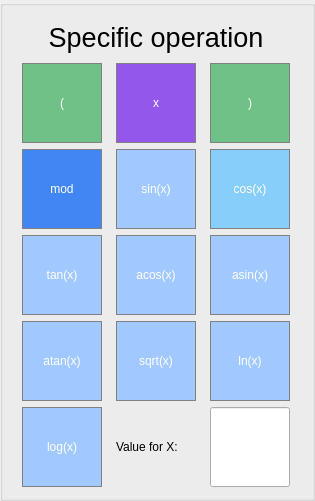
  <widget class="QGroupBox" name="SpecificOperation">
   <property name="geometry">
    <rect>
     <x>810</x>
     <y>240</y>
     <width>315</width>
     <height>490</height>
    </rect>
   </property>
   <layout class="QGridLayout" name="gridLayout_2">
    <item row="2" column="0">
     <widget class="QPushButton" name="pushButton_mod">
      <property name="sizePolicy">
       <sizepolicy hsizetype="Fixed" vsizetype="Preferred">
        <horstretch>0</horstretch>
        <verstretch>0</verstretch>
       </sizepolicy>
      </property>
      <property name="minimumSize">
       <size>
        <width>80</width>
        <height>80</height>
       </size>
      </property>
      <property name="maximumSize">
       <size>
        <width>80</width>
        <height>80</height>
       </size>
      </property>
      <property name="styleSheet">
       <string notr="true">QPushButton {
  background-color: rgb(66, 134, 244);
  color: white; 
  border: 1px solid gray;
}
/* QPushButton в светло-голубом стиле при нажатии */
QPushButton:pressed {
    background-color: qlineargradient(x1: 0, y1: 0, x2: 0, y2: 1,
                                      stop: 0 #A2C9FF, stop: 1 #89B6FF);
}</string>
      </property>
      <property name="text">
       <string> mod </string>
      </property>
      <attribute name="buttonGroup">
       <string notr="true">NumsGroup</string>
      </attribute>
     </widget>
    </item>
    <item row="1" column="1">
     <widget class="QPushButton" name="pushButton_X">
      <property name="sizePolicy">
       <sizepolicy hsizetype="Fixed" vsizetype="Preferred">
        <horstretch>0</horstretch>
        <verstretch>0</verstretch>
       </sizepolicy>
      </property>
      <property name="minimumSize">
       <size>
        <width>80</width>
        <height>80</height>
       </size>
      </property>
      <property name="maximumSize">
       <size>
        <width>80</width>
        <height>80</height>
       </size>
      </property>
      <property name="styleSheet">
       <string notr="true">QPushButton {
  background-color: rgb(148, 87, 235);
  color: white; 
  border: 1px solid gray;
}
/* QPushButton в фиолетовом стиле при нажатии */
QPushButton:pressed {
    background-color: qlineargradient(x1: 0, y1: 0, x2: 0, y2: 1,
                                      stop: 0 #9457EB, stop: 1 #7B3EDD);
}</string>
      </property>
      <property name="text">
       <string>x</string>
      </property>
      <attribute name="buttonGroup">
       <string notr="true">NumsGroup</string>
      </attribute>
     </widget>
    </item>
    <item row="3" column="0">
     <widget class="QPushButton" name="pushButton_tan">
      <property name="sizePolicy">
       <sizepolicy hsizetype="Fixed" vsizetype="Preferred">
        <horstretch>0</horstretch>
        <verstretch>0</verstretch>
       </sizepolicy>
      </property>
      <property name="minimumSize">
       <size>
        <width>80</width>
        <height>80</height>
       </size>
      </property>
      <property name="maximumSize">
       <size>
        <width>80</width>
        <height>80</height>
       </size>
      </property>
      <property name="styleSheet">
       <string notr="true">/* QPushButton в менее насыщенном светло-голубом стиле */
QPushButton {
  background-color: rgb(162, 201, 255); /* Уменьшенные значения для менее насыщенного цвета */
  color: white; 
  border: 1px solid gray;
}
/* QPushButton в менее насыщенном светло-голубом стиле при нажатии */
QPushButton:pressed {
    background-color: qlineargradient(x1: 0, y1: 0, x2: 0, y2: 1,
                                      stop: 0 #B3D0FF, stop: 1 #9AB1FF); /* Уменьшенные значения для менее насыщенного градиента */
}</string>
      </property>
      <property name="text">
       <string>tan(x)</string>
      </property>
      <attribute name="buttonGroup">
       <string notr="true">TrigonometricGroup</string>
      </attribute>
     </widget>
    </item>
    <item row="4" column="0">
     <widget class="QPushButton" name="pushButton_atan">
      <property name="sizePolicy">
       <sizepolicy hsizetype="Fixed" vsizetype="Preferred">
        <horstretch>0</horstretch>
        <verstretch>0</verstretch>
       </sizepolicy>
      </property>
      <property name="minimumSize">
       <size>
        <width>80</width>
        <height>80</height>
       </size>
      </property>
      <property name="maximumSize">
       <size>
        <width>80</width>
        <height>80</height>
       </size>
      </property>
      <property name="styleSheet">
       <string notr="true">/* QPushButton в менее насыщенном светло-голубом стиле */
QPushButton {
  background-color: rgb(162, 201, 255); /* Уменьшенные значения для менее насыщенного цвета */
  color: white; 
  border: 1px solid gray;
}
/* QPushButton в менее насыщенном светло-голубом стиле при нажатии */
QPushButton:pressed {
    background-color: qlineargradient(x1: 0, y1: 0, x2: 0, y2: 1,
                                      stop: 0 #B3D0FF, stop: 1 #9AB1FF); /* Уменьшенные значения для менее насыщенного градиента */
}</string>
      </property>
      <property name="text">
       <string>atan(x)</string>
      </property>
      <attribute name="buttonGroup">
       <string notr="true">TrigonometricGroup</string>
      </attribute>
     </widget>
    </item>
    <item row="2" column="2">
     <widget class="QPushButton" name="pushButton_cos">
      <property name="sizePolicy">
       <sizepolicy hsizetype="Fixed" vsizetype="Preferred">
        <horstretch>0</horstretch>
        <verstretch>0</verstretch>
       </sizepolicy>
      </property>
      <property name="minimumSize">
       <size>
        <width>80</width>
        <height>80</height>
       </size>
      </property>
      <property name="maximumSize">
       <size>
        <width>80</width>
        <height>80</height>
       </size>
      </property>
      <property name="styleSheet">
       <string notr="true">/* QPushButton в небесном стиле */
QPushButton {
  background-color: rgb(135, 206, 250); /* Небесный цвет */
  color: white; 
  border: 1px solid gray;
}
/* QPushButton в небесном стиле при нажатии */
QPushButton:pressed {
    background-color: qlineargradient(x1: 0, y1: 0, x2: 0, y2: 1,
                                      stop: 0 #87CEFA, stop: 1 #5F9EA0); /* Градиент для небесного цвета */
}</string>
      </property>
      <property name="text">
       <string>cos(x)</string>
      </property>
      <attribute name="buttonGroup">
       <string notr="true">TrigonometricGroup</string>
      </attribute>
     </widget>
    </item>
    <item row="1" column="2">
     <widget class="QPushButton" name="pushButton_RB">
      <property name="sizePolicy">
       <sizepolicy hsizetype="Fixed" vsizetype="Preferred">
        <horstretch>0</horstretch>
        <verstretch>0</verstretch>
       </sizepolicy>
      </property>
      <property name="minimumSize">
       <size>
        <width>80</width>
        <height>80</height>
       </size>
      </property>
      <property name="maximumSize">
       <size>
        <width>80</width>
        <height>80</height>
       </size>
      </property>
      <property name="styleSheet">
       <string notr="true">/* QPushButton в салатовом стиле */
QPushButton {
  background-color: rgb(111, 193, 136);
  color: white; 
  border: 1px solid gray;
}
/* QPushButton в салатовом стиле при нажатии */
QPushButton:pressed {
    background-color: qlineargradient(x1: 0, y1: 0, x2: 0, y2: 1,
                                      stop: 0 #6FC188, stop: 1 #5DA976);
}</string>
      </property>
      <property name="text">
       <string>)</string>
      </property>
      <attribute name="buttonGroup">
       <string notr="true">NumsGroup</string>
      </attribute>
     </widget>
    </item>
    <item row="3" column="2">
     <widget class="QPushButton" name="pushButton_asin">
      <property name="sizePolicy">
       <sizepolicy hsizetype="Fixed" vsizetype="Preferred">
        <horstretch>0</horstretch>
        <verstretch>0</verstretch>
       </sizepolicy>
      </property>
      <property name="minimumSize">
       <size>
        <width>80</width>
        <height>80</height>
       </size>
      </property>
      <property name="maximumSize">
       <size>
        <width>80</width>
        <height>80</height>
       </size>
      </property>
      <property name="styleSheet">
       <string notr="true">/* QPushButton в менее насыщенном светло-голубом стиле */
QPushButton {
  background-color: rgb(162, 201, 255); /* Уменьшенные значения для менее насыщенного цвета */
  color: white; 
  border: 1px solid gray;
}
/* QPushButton в менее насыщенном светло-голубом стиле при нажатии */
QPushButton:pressed {
    background-color: qlineargradient(x1: 0, y1: 0, x2: 0, y2: 1,
                                      stop: 0 #B3D0FF, stop: 1 #9AB1FF); /* Уменьшенные значения для менее насыщенного градиента */
}</string>
      </property>
      <property name="text">
       <string>asin(x)</string>
      </property>
      <attribute name="buttonGroup">
       <string notr="true">TrigonometricGroup</string>
      </attribute>
     </widget>
    </item>
    <item row="3" column="1">
     <widget class="QPushButton" name="pushButton_acos">
      <property name="sizePolicy">
       <sizepolicy hsizetype="Fixed" vsizetype="Preferred">
        <horstretch>0</horstretch>
        <verstretch>0</verstretch>
       </sizepolicy>
      </property>
      <property name="minimumSize">
       <size>
        <width>80</width>
        <height>80</height>
       </size>
      </property>
      <property name="maximumSize">
       <size>
        <width>80</width>
        <height>80</height>
       </size>
      </property>
      <property name="styleSheet">
       <string notr="true">/* QPushButton в менее насыщенном светло-голубом стиле */
QPushButton {
  background-color: rgb(162, 201, 255); /* Уменьшенные значения для менее насыщенного цвета */
  color: white; 
  border: 1px solid gray;
}
/* QPushButton в менее насыщенном светло-голубом стиле при нажатии */
QPushButton:pressed {
    background-color: qlineargradient(x1: 0, y1: 0, x2: 0, y2: 1,
                                      stop: 0 #B3D0FF, stop: 1 #9AB1FF); /* Уменьшенные значения для менее насыщенного градиента */
}</string>
      </property>
      <property name="text">
       <string>acos(x)</string>
      </property>
      <attribute name="buttonGroup">
       <string notr="true">TrigonometricGroup</string>
      </attribute>
     </widget>
    </item>
    <item row="1" column="0">
     <widget class="QPushButton" name="pushButton_LB">
      <property name="sizePolicy">
       <sizepolicy hsizetype="Fixed" vsizetype="Preferred">
        <horstretch>0</horstretch>
        <verstretch>0</verstretch>
       </sizepolicy>
      </property>
      <property name="minimumSize">
       <size>
        <width>80</width>
        <height>80</height>
       </size>
      </property>
      <property name="maximumSize">
       <size>
        <width>80</width>
        <height>80</height>
       </size>
      </property>
      <property name="styleSheet">
       <string notr="true">/* QPushButton в салатовом стиле */
QPushButton {
  background-color: rgb(111, 193, 136);
  color: white; 
  border: 1px solid gray;
}
/* QPushButton в салатовом стиле при нажатии */
QPushButton:pressed {
    background-color: qlineargradient(x1: 0, y1: 0, x2: 0, y2: 1,
                                      stop: 0 #6FC188, stop: 1 #5DA976);
}</string>
      </property>
      <property name="text">
       <string>(</string>
      </property>
      <attribute name="buttonGroup">
       <string notr="true">NumsGroup</string>
      </attribute>
     </widget>
    </item>
    <item row="4" column="1">
     <widget class="QPushButton" name="pushButton_aqrt">
      <property name="sizePolicy">
       <sizepolicy hsizetype="Fixed" vsizetype="Preferred">
        <horstretch>0</horstretch>
        <verstretch>0</verstretch>
       </sizepolicy>
      </property>
      <property name="minimumSize">
       <size>
        <width>80</width>
        <height>80</height>
       </size>
      </property>
      <property name="maximumSize">
       <size>
        <width>80</width>
        <height>80</height>
       </size>
      </property>
      <property name="styleSheet">
       <string notr="true">/* QPushButton в менее насыщенном светло-голубом стиле */
QPushButton {
  background-color: rgb(162, 201, 255); /* Уменьшенные значения для менее насыщенного цвета */
  color: white; 
  border: 1px solid gray;
}
/* QPushButton в менее насыщенном светло-голубом стиле при нажатии */
QPushButton:pressed {
    background-color: qlineargradient(x1: 0, y1: 0, x2: 0, y2: 1,
                                      stop: 0 #B3D0FF, stop: 1 #9AB1FF); /* Уменьшенные значения для менее насыщенного градиента */
}</string>
      </property>
      <property name="text">
       <string>sqrt(x)</string>
      </property>
      <attribute name="buttonGroup">
       <string notr="true">TrigonometricGroup</string>
      </attribute>
     </widget>
    </item>
    <item row="2" column="1">
     <widget class="QPushButton" name="pushButton_sin">
      <property name="sizePolicy">
       <sizepolicy hsizetype="Fixed" vsizetype="Preferred">
        <horstretch>0</horstretch>
        <verstretch>0</verstretch>
       </sizepolicy>
      </property>
      <property name="minimumSize">
       <size>
        <width>80</width>
        <height>80</height>
       </size>
      </property>
      <property name="maximumSize">
       <size>
        <width>80</width>
        <height>80</height>
       </size>
      </property>
      <property name="styleSheet">
       <string notr="true">/* QPushButton в менее насыщенном светло-голубом стиле */
QPushButton {
  background-color: rgb(162, 201, 255); /* Уменьшенные значения для менее насыщенного цвета */
  color: white; 
  border: 1px solid gray;
}
/* QPushButton в менее насыщенном светло-голубом стиле при нажатии */
QPushButton:pressed {
    background-color: qlineargradient(x1: 0, y1: 0, x2: 0, y2: 1,
                                      stop: 0 #B3D0FF, stop: 1 #9AB1FF); /* Уменьшенные значения для менее насыщенного градиента */
}</string>
      </property>
      <property name="text">
       <string>sin(x)</string>
      </property>
      <attribute name="buttonGroup">
       <string notr="true">TrigonometricGroup</string>
      </attribute>
     </widget>
    </item>
    <item row="0" column="0" colspan="3">
     <widget class="QLabel" name="label">
      <property name="minimumSize">
       <size>
        <width>0</width>
        <height>40</height>
       </size>
      </property>
      <property name="maximumSize">
       <size>
        <width>16777215</width>
        <height>40</height>
       </size>
      </property>
      <property name="font">
       <font>
        <pointsize>20</pointsize>
       </font>
      </property>
      <property name="text">
       <string>Specific operation</string>
      </property>
      <property name="alignment">
       <set>Qt::AlignCenter</set>
      </property>
     </widget>
    </item>
    <item row="5" column="0">
     <widget class="QPushButton" name="pushButton_log">
      <property name="sizePolicy">
       <sizepolicy hsizetype="Minimum" vsizetype="Preferred">
        <horstretch>0</horstretch>
        <verstretch>0</verstretch>
       </sizepolicy>
      </property>
      <property name="minimumSize">
       <size>
        <width>80</width>
        <height>80</height>
       </size>
      </property>
      <property name="maximumSize">
       <size>
        <width>8000</width>
        <height>80</height>
       </size>
      </property>
      <property name="styleSheet">
       <string notr="true">/* QPushButton в менее насыщенном светло-голубом стиле */
QPushButton {
  background-color: rgb(162, 201, 255); /* Уменьшенные значения для менее насыщенного цвета */
  color: white; 
  border: 1px solid gray;
}
/* QPushButton в менее насыщенном светло-голубом стиле при нажатии */
QPushButton:pressed {
    background-color: qlineargradient(x1: 0, y1: 0, x2: 0, y2: 1,
                                      stop: 0 #B3D0FF, stop: 1 #9AB1FF); /* Уменьшенные значения для менее насыщенного градиента */
}</string>
      </property>
      <property name="text">
       <string>log(x)</string>
      </property>
      <attribute name="buttonGroup">
       <string notr="true">TrigonometricGroup</string>
      </attribute>
     </widget>
    </item>
    <item row="4" column="2">
     <widget class="QPushButton" name="pushButton_ln">
      <property name="sizePolicy">
       <sizepolicy hsizetype="Fixed" vsizetype="Preferred">
        <horstretch>0</horstretch>
        <verstretch>0</verstretch>
       </sizepolicy>
      </property>
      <property name="minimumSize">
       <size>
        <width>80</width>
        <height>80</height>
       </size>
      </property>
      <property name="maximumSize">
       <size>
        <width>80</width>
        <height>800</height>
       </size>
      </property>
      <property name="styleSheet">
       <string notr="true">/* QPushButton в менее насыщенном светло-голубом стиле */
QPushButton {
  background-color: rgb(162, 201, 255); /* Уменьшенные значения для менее насыщенного цвета */
  color: white; 
  border: 1px solid gray;
}
/* QPushButton в менее насыщенном светло-голубом стиле при нажатии */
QPushButton:pressed {
    background-color: qlineargradient(x1: 0, y1: 0, x2: 0, y2: 1,
                                      stop: 0 #B3D0FF, stop: 1 #9AB1FF); /* Уменьшенные значения для менее насыщенного градиента */
}</string>
      </property>
      <property name="text">
       <string>ln(x)</string>
      </property>
      <attribute name="buttonGroup">
       <string notr="true">TrigonometricGroup</string>
      </attribute>
     </widget>
    </item>
    <item row="5" column="1">
     <widget class="QLabel" name="label_2">
      <property name="text">
       <string>Value for X:</string>
      </property>
     </widget>
    </item>
    <item row="5" column="2">
     <widget class="QLineEdit" name="lineEdit_x_value">
      <property name="maximumSize">
       <size>
        <width>80</width>
        <height>80</height>
       </size>
      </property>
      <property name="focusPolicy">
       <enum>Qt::ClickFocus</enum>
      </property>
      <property name="alignment">
       <set>Qt::AlignRight|Qt::AlignTrailing|Qt::AlignVCenter</set>
      </property>
     </widget>
    </item>
   </layout>
  </widget>
